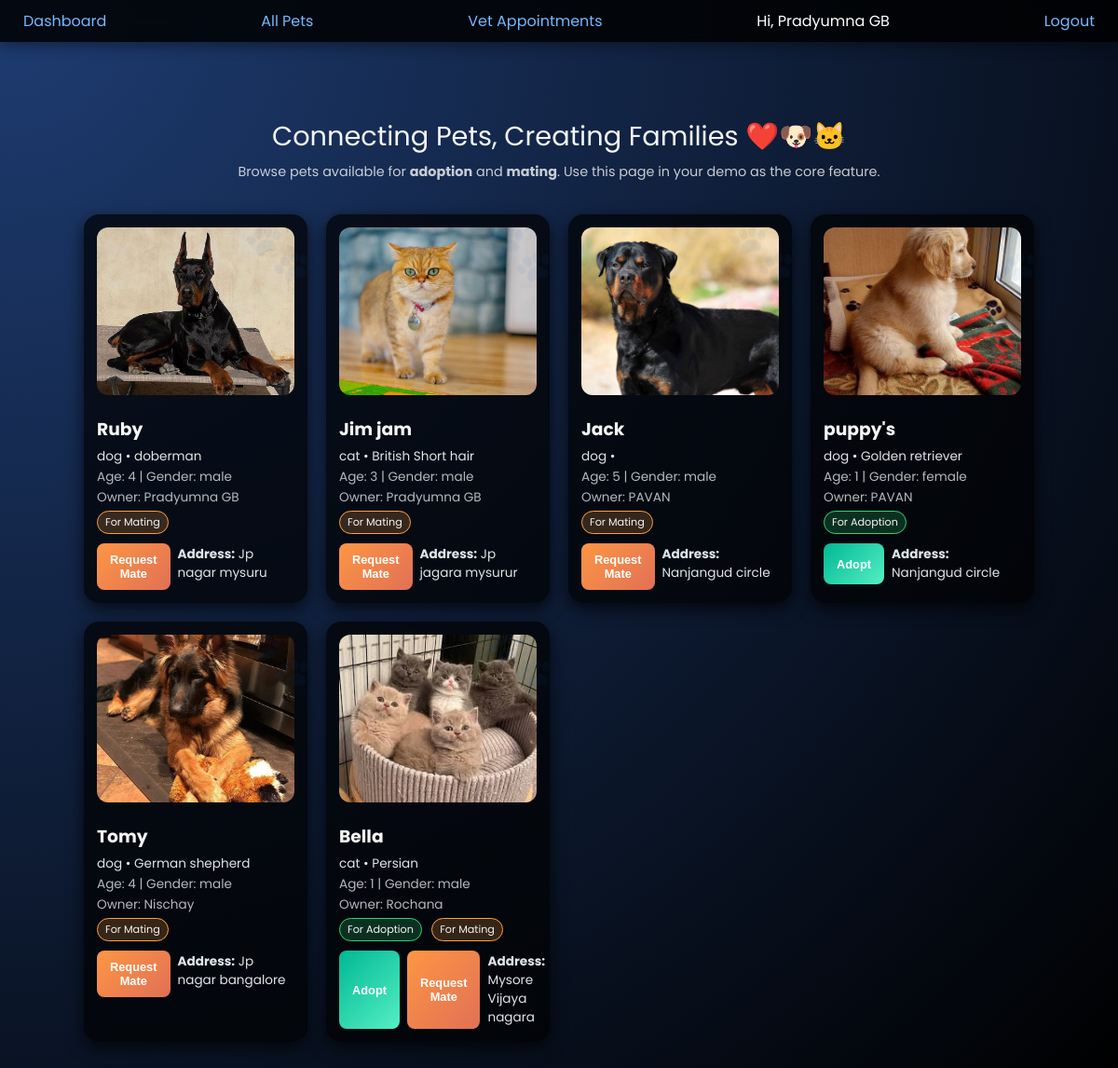
The page /pets (signed in) on the database its author committed.
### models.py (models this page shows)
class User(UserMixin, db.Model):
    __tablename__ = "users"
    id = db.Column(db.Integer, primary_key=True)
    name = db.Column(db.String(120), nullable=False)
    email = db.Column(db.String(120), unique=True, nullable=False)
    password_hash = db.Column(db.String(255), nullable=False)
    role = db.Column(db.String(20), default="owner")  # owner / vet / admin
    city = db.Column(db.String(120))  # optional: for location-based matching
    pets = db.relationship("Pet", backref="owner", lazy=True)

class Pet(db.Model):
    __tablename__ = "pets"
    id = db.Column(db.Integer, primary_key=True)
    name = db.Column(db.String(120), nullable=False)
    species = db.Column(db.String(50), nullable=False)  # dog / cat
    image = db.Column(db.String(200))  # filename of uploaded image
    address = db.Column(db.String(255))  # pet exact location / address
    breed = db.Column(db.String(120))
    age = db.Column(db.Integer)
    gender = db.Column(db.String(10))  # male / female
    color = db.Column(db.String(50))
    weight_kg = db.Column(db.Float)
    city = db.Column(db.String(120))  # city of the pet
    is_for_adoption = db.Column(db.Boolean, default=False)
    is_for_mating = db.Column(db.Boolean, default=False)
    vaccinated = db.Column(db.Boolean, default=False)
    dewormed = db.Column(db.Boolean, default=False)
    pedigree_certified = db.Column(db.Boolean, default=False)
    neutered = db.Column(db.Boolean, default=False)
    temperament = db.Column(db.String(120))  # calm / playful / friendly / etc.
    health_notes = db.Column(db.Text)
    owner_id = db.Column(db.Integer, db.ForeignKey("users.id"), nullable=False)

### app.py (the view)
@app.route("/pets")
@login_required
def pets():
    all_pets = Pet.query.all()
    return render_template("pets.html", all_pets=all_pets)

### app.py (called while the page is built)
@login_manager.user_loader
def load_user(user_id):
    return User.query.get(int(user_id))

### templates/pets.html
{% extends "base.html" %}
{% block content %}
<div class="container">
  <div class="hero">
    <div class="hero-title">Connecting Pets, Creating Families ❤️🐶🐱</div>
    <div class="hero-subtitle">
      Browse pets available for <strong>adoption</strong> and <strong>mating</strong>. Use this page in your demo as the core feature.
    </div>
  </div>
  {% if all_pets|length == 0 %}
    <p>No pets added yet. Use the add‑pet form to create some demo entries.</p>
  {% else %}
  <div class="pet-grid">
    {% for pet in all_pets %}
    <div class="pet-card">
      <img src="{{ url_for('static', filename='images/pets/' ~ (pet.image or 'dog1.jpg')) }}" alt="{{ pet.name }}">
      <h3>{{ pet.name }}</h3>
      <p>{{ pet.species }} • {{ pet.breed }}</p>
      <p class="pet-meta">
        Age: {{ pet.age or 'N/A' }} |
        Gender: {{ pet.gender or 'N/A' }}
      </p>
      <p class="pet-meta">
        Owner: {{ pet.owner.name if pet.owner else 'Unknown' }}
      </p>
      <div>
        {% if pet.is_for_adoption %}
          <span class="badge adopt">For Adoption</span>
        {% endif %}
        {% if pet.is_for_mating %}
          <span class="badge mate">For Mating</span>
        {% endif %}
      </div>
      <div class="actions">
        {% if pet.is_for_adoption %}
          <button class="btn adopt-btn" type="button">Adopt</button>
        {% endif %}
        {% if pet.is_for_mating %}
          <button class="btn mate-btn" type="button">Request Mate</button>
        {% endif %}
        <p><strong>Address:</strong> {{ pet.address }}</p>
      </div>
    </div>
    {% endfor %}
  </div>
  {% endif %}
</div>
{% endblock %}

### templates/base.html (shortened to what this page needs)
<!doctype html>
<html lang="en">
<head>
  <link rel="stylesheet" href="{{ url_for('static', filename='style.css') }}">
</head>
<body>
<nav>
  <a href="{{ url_for('dashboard') }}">Dashboard</a>
  <a href="{{ url_for('pets') }}">All Pets</a>
  <a href="{{ url_for('appointments') }}">Vet Appointments</a>
  {% if current_user.is_authenticated %}
    <span>Hi, {{ current_user.name }}</span>
    <a href="{{ url_for('logout') }}">Logout</a>
  {% else %}
    <a href="{{ url_for('login') }}">Login</a>
    <a href="{{ url_for('register') }}">Register</a>
  {% endif %}
</nav>
<div class="container">
  {% block content %}{% endblock %}
</div>
</body>
</html>

### static/style.css (style rules this page uses)
* { box-sizing: border-box; }
body { margin: 0; font-family: 'Poppins', sans-serif; background: radial-gradient(circle at top left, #1e3c72, #000); color: #f5f5f5; }
a { color: #74b9ff; text-decoration: none; }
.container { max-width: 1100px; margin: 0 auto; padding: 20px; }
nav { background: rgba(0,0,0,0.85); backdrop-filter: blur(10px); color: #fff; display: flex; justify-content: space-between; align-items: center; padding: 10px 25px; position: sticky; top: 0; z-index: 10; box-shadow: 0 4px 15px rgba(0,0,0,0.4); }
button, .btn { display: inline-block; padding: 10px 14px; border-radius: 8px; border: none; font-weight: 600; cursor: pointer; transition: transform 0.2s ease, box-shadow 0.2s ease, background 0.2s ease; background: linear-gradient(135deg, #00cec9, #0984e3); color: #fff; }
.pet-grid { display: grid; grid-template-columns: repeat(auto-fit, minmax(240px, 1fr)); gap: 20px; margin-top: 25px; }
.pet-card { background: rgba(0,0,0,0.7); border-radius: 16px; padding: 14px; box-shadow: 0 6px 18px rgba(0,0,0,0.7); position: relative; overflow: hidden; transition: transform 0.25s ease, box-shadow 0.25s ease; }
.pet-card::before { content: "🐾"; position: absolute; font-size: 60px; opacity: 0.06; right: -5px; top: -5px; }
.pet-card img { width: 100%; height: 180px; object-fit: cover; border-radius: 12px; margin-bottom: 10px; }
.pet-card h3 { margin: 5px 0; }
.pet-card p { margin: 2px 0; font-size: 0.85rem; color: #dfe6e9; }
.pet-meta { font-size: 0.78rem; opacity: 0.8; }
.badge { display: inline-block; padding: 3px 8px; border-radius: 999px; font-size: 0.7rem; margin-right: 6px; }
.badge.adopt { background: rgba(46, 213, 115, 0.2); border: 1px solid #2ed573; }
.badge.mate { background: rgba(255, 159, 67, 0.2); border: 1px solid #ff9f43; }
.actions { margin-top: 10px; display: flex; gap: 8px; }
.actions .btn { flex: 1; font-size: 0.8rem; }
.btn.adopt-btn { background: linear-gradient(135deg, #00b894, #55efc4); }
.btn.mate-btn { background: linear-gradient(135deg, #fd9644, #e17055); }
.hero { padding: 40px 20px 10px 20px; text-align: center; }
.hero-title { font-size: 1.8rem; margin-bottom: 6px; }
.hero-subtitle { font-size: 0.9rem; opacity: 0.8; }

### rows shown on the page
User: name "Pradyumna GB"
Pet: image (picture), name "Ruby", species "dog", breed "doberman", age "4", gender "male", owner "Pradyumna GB", is_for_mating "For Mating", address "Jp nagar mysuru"
Pet: image (picture), name "Jim jam", species "cat", breed "British Short hair", age "3", gender "male", owner "Pradyumna GB", is_for_mating "For Mating", address "Jp jagara mysurur"
Pet: image (picture), name "Jack", species "dog", age "5", gender "male", owner "PAVAN", is_for_mating "For Mating", address "Nanjangud circle"
Pet: image (picture), name "puppy's", species "dog", breed "Golden retriever", age "1", gender "female", owner "PAVAN", is_for_adoption "For Adoption", address "Nanjangud circle"
Pet: image (picture), name "Tomy", species "dog", breed "German shepherd", age "4", gender "male", owner "Nischay", is_for_mating "For Mating", address "Jp nagar bangalore"
Pet: image (picture), name "Bella", species "cat", breed "Persian", age "1", gender "male", owner "Rochana", is_for_adoption "For Adoption", is_for_mating "For Mating", address "Mysore Vijaya nagara"
